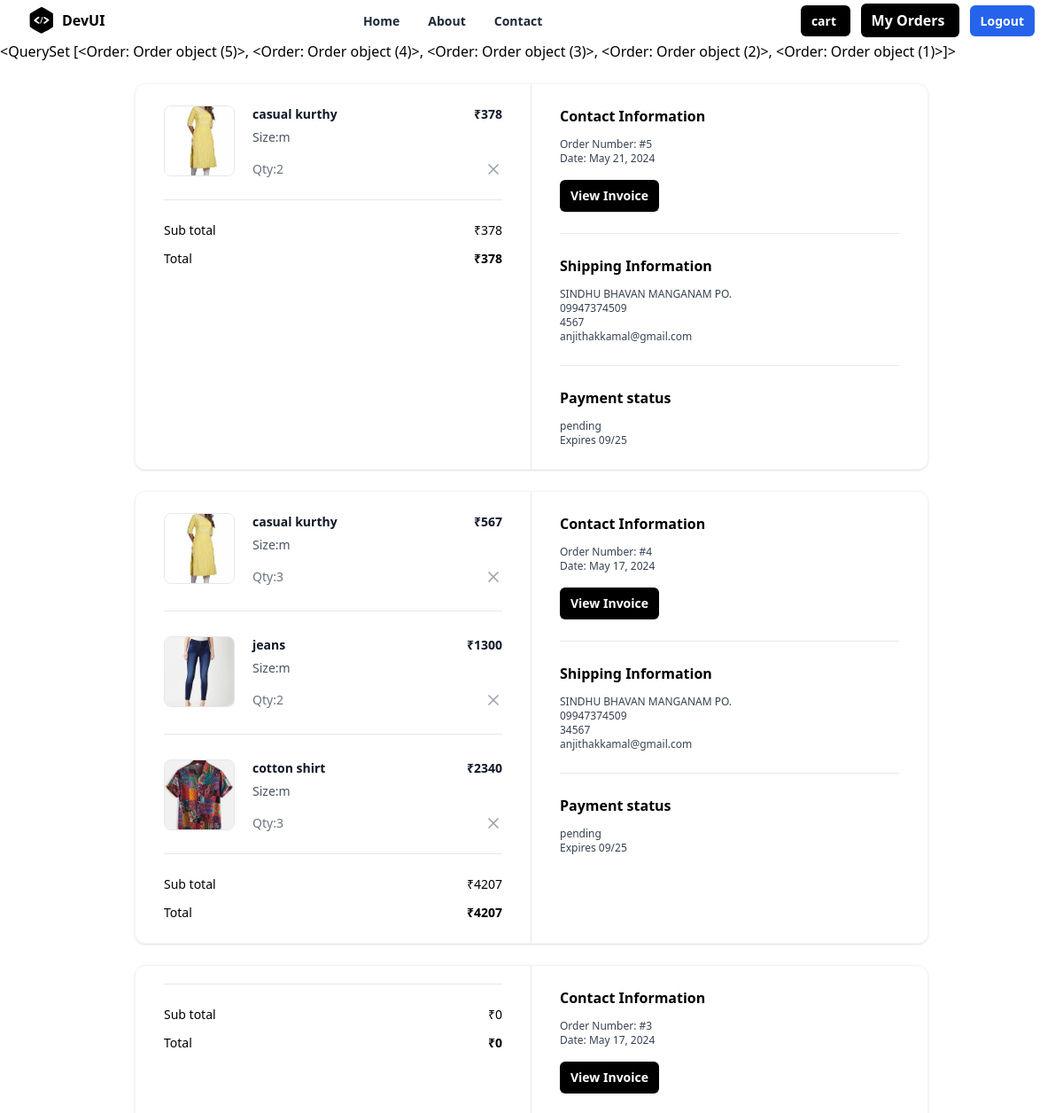
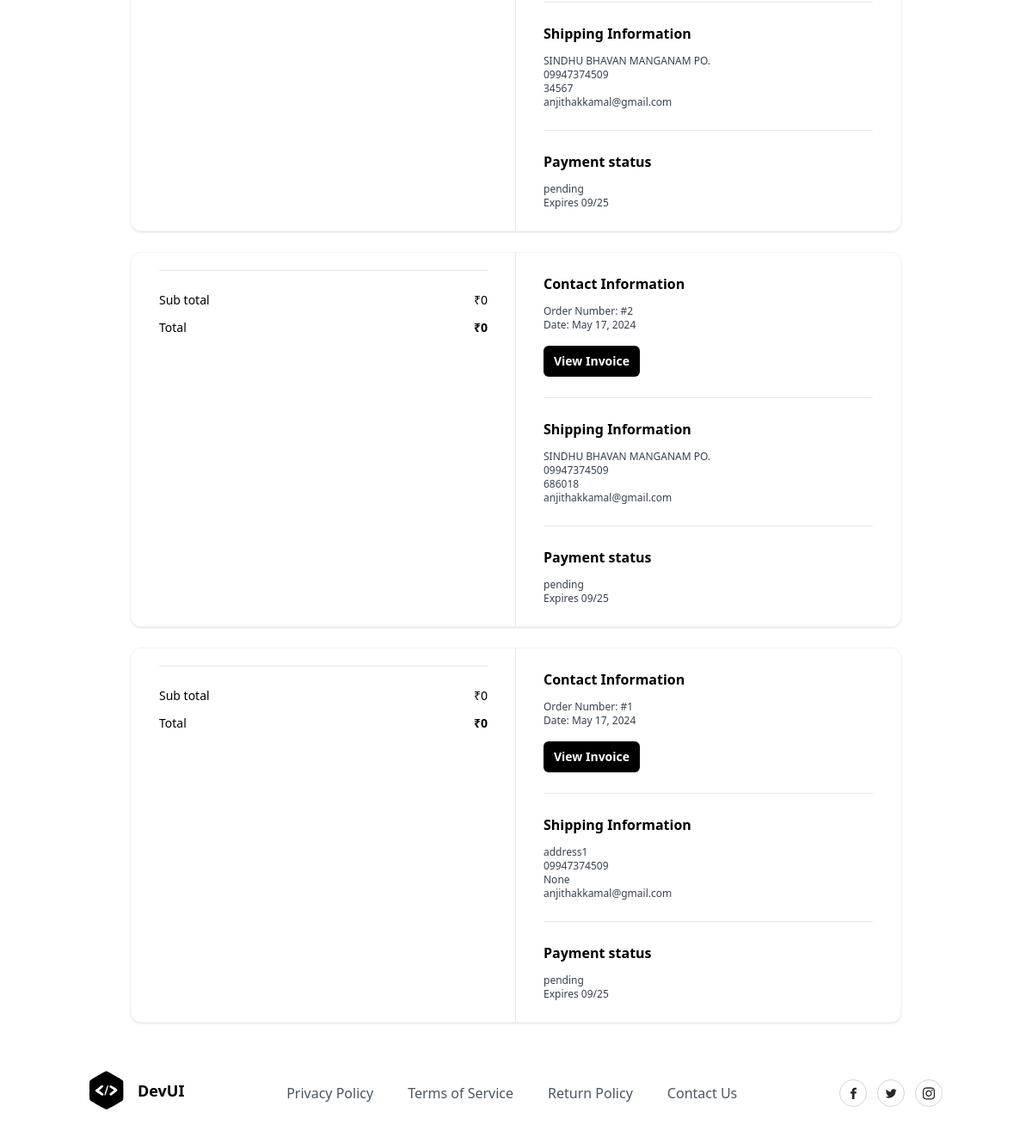
The page /order/summary (signed in) on the database its author committed (2 pictures, top to bottom).
### store/models.py (models this page shows, shortened)
class Order(models.Model):
    user_object = models.ForeignKey(
                                        User,
                                        on_delete=models.CASCADE,
                                        related_name='myorders'
                                    )
    basket_item_objects = models.ManyToManyField(BasketItem)
    delivery_address = models.CharField(max_length=250)
    phone = models.CharField(max_length=12)
    pin=models.CharField(max_length=10,null=True)
    email = models.CharField(max_length=100)
    pay_options = (
        ('online', 'online'),
        ('cod', 'cod')
    )
    payment_mode = models.CharField(
                                        max_length=100,
                                        choices=pay_options,
                                        default='cod'
                                    )
    order_id = models.CharField(max_length=200, null=True)
    is_paid = models.BooleanField(default=False)
    order_status = (
        ('order_confirmed', 'Order confirmed'),
        ('dispatched', 'Dispatched'),
        ('in_transit', 'In transit'),
        ('delivered', 'Delivered'),
        ('cancelled', 'Cancelled'),
    )
    status = models.CharField(
                                max_length=200,
                                choices=order_status,
                                default='order_confirmed'
                            )
    created_date = models.DateTimeField(auto_now_add=True)
    updated_date = models.DateTimeField(auto_now=True)
    is_active = models.BooleanField(default=True)
    @property
    def sub_total(self):
        basket_items=self.basket_item_objects.all()
        total=0
        if basket_items:
            for bi in basket_items:
                total+=bi.total_amount
        return total

class BasketItem(models.Model):
    basket_object = models.ForeignKey(Basket, on_delete=models.CASCADE,related_name="cartitems")
    product_object = models.ForeignKey(Product, on_delete=models.CASCADE)
    size_object = models.ForeignKey(Size, on_delete=models.CASCADE)
    quantity = models.PositiveIntegerField(default=1)
    created_date = models.DateTimeField(auto_now_add=True)
    updated_date = models.DateTimeField(auto_now=True)
    is_active = models.BooleanField(default=True)
    is_order_placed=models.BooleanField(default=False)
    @property
    def total_amount(self):
        return self.product_object.price*self.quantity

class Product(models.Model):
    title = models.CharField(max_length=200)
    description = models.TextField(null=True, blank=True)
    size_object = models.ManyToManyField(Size)
    category_object = models.ForeignKey(Category, on_delete=models.CASCADE)
    brand_object = models.ForeignKey(Brand, on_delete=models.CASCADE)
    image = models.ImageField(upload_to='product_images', null=True, blank=True, default='product_images/default.jpg')
    price = models.PositiveIntegerField()
    tag_object=models.ManyToManyField(Tag)
    created_date = models.DateTimeField(auto_now_add=True)
    updated_date = models.DateTimeField(auto_now=True)
    is_active = models.BooleanField(default=True)

class Size(models.Model):
    name = models.CharField(max_length=100, unique=True)
    created_date = models.DateTimeField(auto_now_add=True)
    updated_date = models.DateTimeField(auto_now=True)
    is_active = models.BooleanField(default=True)
    def __str__(self):
        return self.name

### store/views.py (the view)
# urls.py: path('order/summary',views.OrderSummaryView.as_view(),name='order-summary')
class OrderSummaryView(View):
    def get(self,request,*args, **kwargs):
        qs=Order.objects.filter(user_object=request.user).order_by("-created_date")
        return render(request,"order_summary.html",{"data":qs})

### store/templates/order_summary.html (shortened to what this page needs)
{%extends 'base.html'%}
{%block main_block%}
{{data}}
{%for oi in data%}
<div class="mx-auto my-4 max-w-4xl md:my-6">
    <div class="overflow-hidden rounded-xl border border-gray-100 shadow">
      <div class="grid grid-cols-1 md:grid-cols-2">
        <div class="px-5 py-6 md:border-r md:border-r-gray-200 md:px-8">
          <div class="flow-root">
            <ul class="-my-7 divide-y divide-gray-200">
           {%for bi in oi.basket_item_objects.all%}
           <li class="flex items-stretch justify-between space-x-5 py-7">
            <div class="flex flex-1 items-stretch">
              <div class="flex-shrink-0">
                <img
                  class="h-20 w-20 rounded-lg border border-gray-200 object-cover"
                  src="{{bi.product_object.image.url}}"
                  alt="https://static.nike.com/a/images/c_limit,w_592,f_auto/t_product_v1/54a510de-a406-41b2-8d62-7f8c587c9a7e/air-force-1-07-lv8-shoes-9KwrSk.png"
                />
              </div>
              <div class="ml-5 flex flex-col justify-between">
                <div class="flex-1">
                  <p class="text-sm font-bold text-gray-900">
                    {{bi.product_object.title}}
                  </p>
                  <p class="mt-1.5 text-sm font-medium text-gray-600">
                    Size:{{bi.size_object}}
                  </p>
                </div>
                <p class="mt-4 text-sm font-medium text-gray-500">Qty:{{bi.quantity}}</p>
              </div>
            </div>
            <div class="ml-auto flex flex-col items-end justify-between">
              <p class="text-right text-sm font-bold text-gray-900">
                ₹{{bi.total_amount}}
              </p>
              <button
                type="button"
                class="-m-2 inline-flex rounded p-2 text-gray-400 transition-all duration-200 hover:text-gray-900 focus:outline-none focus:ring-2 focus:ring-gray-900 focus:ring-offset-2"
              >
                <svg
                  xmlns="http://www.w3.org/2000/svg"
                  width="24"
                  height="24"
                  viewBox="0 0 24 24"
                  fill="none"
                  stroke="currentColor"
                  stroke-width="2"
                  stroke-linecap="round"
                  stroke-linejoin="round"
                  class="h-5 w-5"
                >
                  <line x1="18" y1="6" x2="6" y2="18"></line>
                  <line x1="6" y1="6" x2="18" y2="18"></line>
                </svg>
              </button>
            </div>
          </li>
          {%endfor%}
            </ul>
            <hr class="mt-6 border-gray-200" />
            <ul class="mt-6 space-y-3">
              <li class="flex items-center justify-between">
                <p class="text-sm font-medium">Sub total</p>
                <p class="text-sm font-medium">₹{{oi.sub_total}}</p>
              </li>
              <li class="flex items-center justify-between">
                <p class="text-sm font-medium ">Total</p>
                <p class="text-sm font-bold ">₹{{oi.sub_total}} </p>
              </li>
            </ul>
          </div>
        </div>
        <div class="px-5 py-6 md:px-8">
          <div class="flow-root">
            <div class="-my-6 divide-y divide-gray-200">
              <div class="py-6">
                <h2 class="text-base font-bold text-black">
                  Contact Information
                </h2>
                <p class="fontmedium mt-3 text-xs text-gray-700">
                  Order Number: #{{oi.id}}
                </p>
                <p class="text-xs font-medium text-gray-700">
                  Date: {{oi.created_date|date}}
                </p>
                <button
                  type="button"
                  class="mt-4 rounded-md bg-black px-3 py-2 text-sm font-semibold text-white shadow-sm hover:bg-black/80 focus-visible:outline focus-visible:outline-2 focus-visible:outline-offset-2 focus-visible:outline-black"
                >
                  View Invoice
                </button>
              </div>
              <div class="py-6">
                <h2 class="mb-2 text-base font-bold text-black">
                  Shipping Information
                </h2>
                <p class="mt-3 text-xs font-medium text-gray-700">{{oi.delivery_address}}
                </p>
                <p class="text-xs font-medium text-gray-700">
                  {{oi.phone}}
                </p>
                <p class="text-xs font-medium text-gray-700">{{oi.pin}}
                </p>
                <p class="text-xs font-medium text-gray-700">           {{oi.email}}
                </p>
              </div>
              <div class="py-6">
                <h2 class="text-base font-bold text-black">
                  Payment status
                </h2>
                <p class="mt-3 text-xs font-medium text-gray-700">
                 {%if order.is_paid%}
                 completed
                 {%else%}
                 pending
                 {%endif%}
                </p>
                <p class="text-xs font-medium text-gray-700">Expires 09/25</p>
              </div>
            </div>
          </div>
        </div>
      </div>
    </div>
  </div>
  {%endfor%}
{%endblock%}

### rows shown on the page
Order: id "<QuerySet [<Order: Order object (5)>, <Order: Order object (4)>, <Order: Order object (3)>, <Order: Order object (2)>, <Order: Order object (1)>]>", sub_total "378", id "5", created_date "May 21, 2024", delivery_address "SINDHU BHAVAN MANGANAM PO.", phone "09947374509", pin "4567", email "anjithakkamal@gmail.com"
BasketItem: product_object.image (picture), product_object "casual kurthy", size_object "m", quantity "2", total_amount "378"
Order: sub_total "4207", id "4", created_date "May 17, 2024", delivery_address "SINDHU BHAVAN MANGANAM PO.", phone "09947374509", pin "34567", email "anjithakkamal@gmail.com"
BasketItem: product_object.image (picture), product_object "casual kurthy", size_object "m", quantity "3", total_amount "567"
BasketItem: product_object.image (picture), product_object "jeans", size_object "m", quantity "2", total_amount "1300"
BasketItem: product_object.image (picture), product_object "cotton shirt", size_object "m", quantity "3", total_amount "2340"
Order: sub_total "0", id "3", created_date "May 17, 2024", delivery_address "SINDHU BHAVAN MANGANAM PO.", phone "09947374509", pin "34567", email "anjithakkamal@gmail.com"
Order: sub_total "0", id "2", created_date "May 17, 2024", delivery_address "SINDHU BHAVAN MANGANAM PO.", phone "09947374509", pin "686018", email "anjithakkamal@gmail.com"
Order: sub_total "0", id "1", created_date "May 17, 2024", delivery_address "address1", phone "09947374509", pin "None", email "anjithakkamal@gmail.com"
